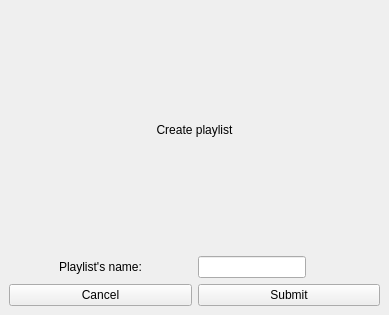
<?xml version="1.0" encoding="UTF-8"?>
<ui version="4.0">
 <class>MainWindow</class>
 <widget class="QMainWindow" name="MainWindow">
  <property name="geometry">
   <rect>
    <x>0</x>
    <y>0</y>
    <width>389</width>
    <height>315</height>
   </rect>
  </property>
  <property name="windowTitle">
   <string>MainWindow</string>
  </property>
  <widget class="QWidget" name="centralwidget">
   <property name="styleSheet">
    <string notr="true">font: 10pt &quot;Arial Rounded MT Bold&quot;;</string>
   </property>
   <layout class="QVBoxLayout" name="verticalLayout">
    <item>
     <widget class="QLabel" name="label">
      <property name="text">
       <string>Create playlist</string>
      </property>
      <property name="alignment">
       <set>Qt::AlignCenter</set>
      </property>
     </widget>
    </item>
    <item>
     <layout class="QHBoxLayout" name="horizontalLayout">
      <item alignment="Qt::AlignHCenter">
       <widget class="QLabel" name="label_2">
        <property name="text">
         <string>Playlist's name:</string>
        </property>
       </widget>
      </item>
      <item alignment="Qt::AlignLeft">
       <widget class="QLineEdit" name="name"/>
      </item>
     </layout>
    </item>
    <item>
     <layout class="QHBoxLayout" name="horizontalLayout_2">
      <item>
       <widget class="QPushButton" name="cancel">
        <property name="text">
         <string>Cancel</string>
        </property>
       </widget>
      </item>
      <item>
       <widget class="QPushButton" name="submit">
        <property name="text">
         <string>Submit</string>
        </property>
       </widget>
      </item>
     </layout>
    </item>
   </layout>
  </widget>
 </widget>
 <resources/>
 <connections/>
</ui>
